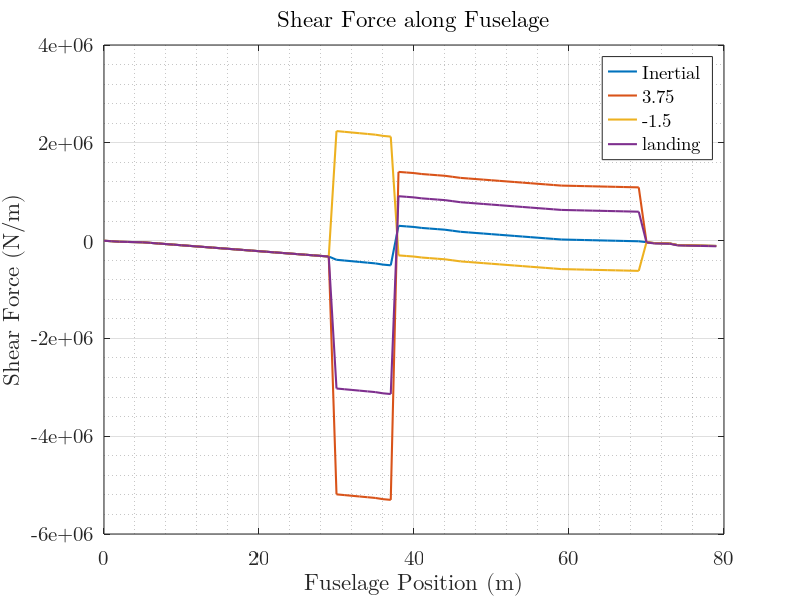
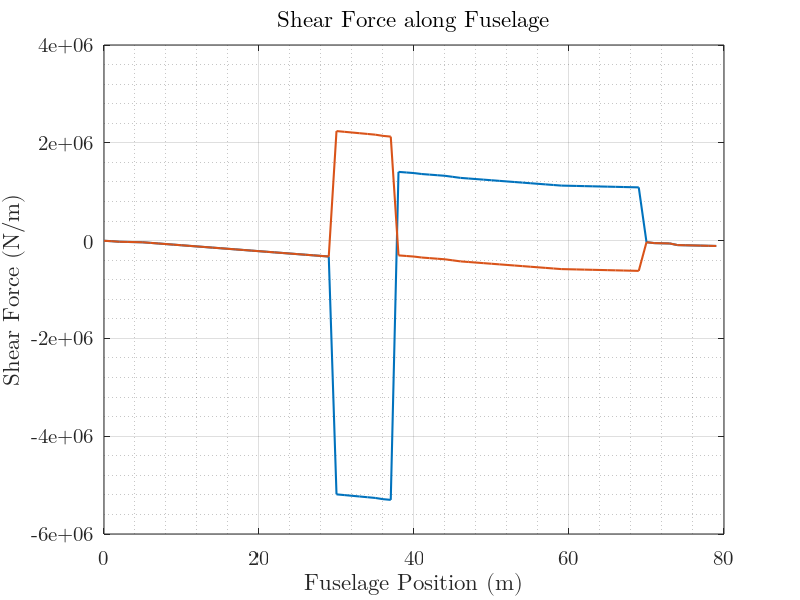
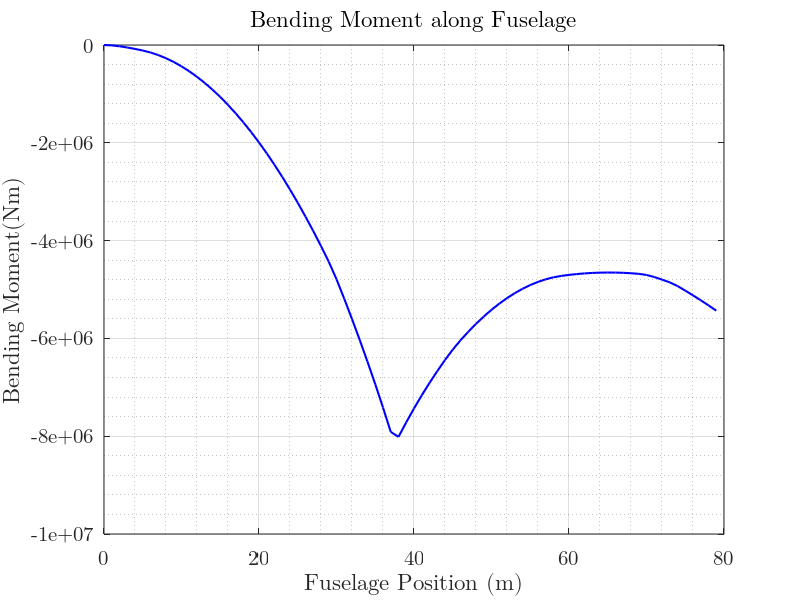
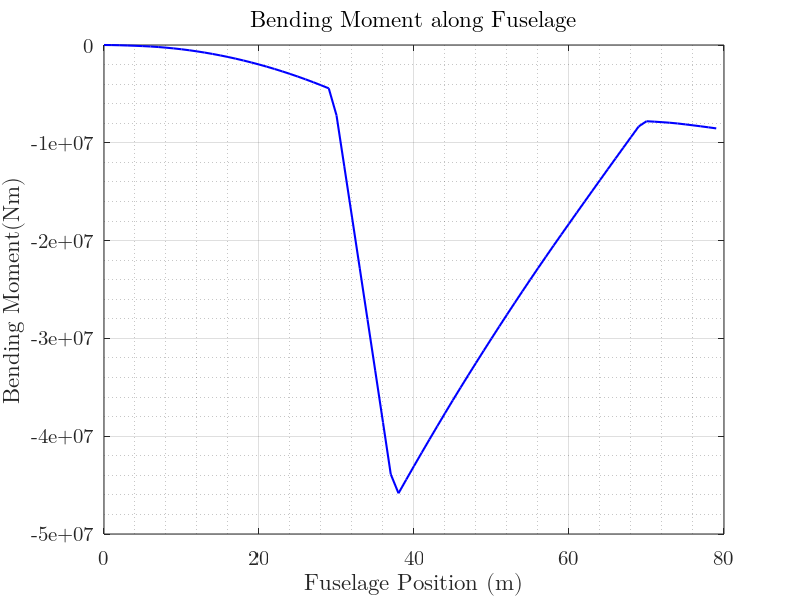

Write MATLAB code to recreate these figures, in order.
%%%%%%%%%%%%%%%%%%%%%%%%%%%%%%%%%%%%%%%%%%%%%%%%%%%%%%%%%%%%%%
%            SET DEFAULT PLOTTING PARAMETERS 
%%%%%%%%%%%%%%%%%%%%%%%%%%%%%%%%%%%%%%%%%%%%%%%%%%%%%%%%%%%%%%

close all;

set(0,'defaultfigurecolor',[1 1 1])
set(groot,'defaultAxesFontSize',15)
set(groot,'defaulttextfontsize',15)
set(groot,'defaultLineMarkerSize',4)
set(groot,'defaultLineLineWidth',3)
set(groot,'defaultAxesXGrid','on')
set(groot,'defaultAxesYGrid','on')
set(groot, 'DefaultAxesBox', 'off')
set(groot, 'defaultAxesFontName','Cambria Math')


%%%%%%%%%%%%%%%%%%%%%%%%%%%%%%%%%%%%%%%%%%%%%%%%%%%%%%%%%%%%%%
%           INERTIAL LOAD DISCRETISATION AND PLOTTING 
%%%%%%%%%%%%%%%%%%%%%%%%%%%%%%%%%%%%%%%%%%%%%%%%%%%%%%%%%%%%%%

lTot = 80;
DiscInterval = 5;
fuselageDisc = 0:DiscInterval:lTot;
cabinLow = 6.23;
cabinHigh = 60.48;
numberOfPoints = lTot/DiscInterval;

fuselagePoints = [];
fuselageWeight = 29744*9.81;
for i = 1:lTot
    fuselagePoints(i) = fuselageWeight/lTot;
    xDiscr(i) = i-1;
end

payloadPoints = [];
payloadWeight = 51879*9.81;

for i = 1:lTot
    if i<=6
        payloadPoints(i) = 0;
    elseif i>=61 
        payloadPoints(i) = 0;
    else 
        payloadPoints(i) = payloadWeight/lTot;
    end
end


furnishingPoints = [];
furnishingWeight = 17227*9.81;

for i = 1:lTot
    if i<=6
        furnishingPoints(i) = 0;
    elseif i>=61 
        furnishingPoints(i) = 0;
    else 
        furnishingPoints(i) = furnishingWeight/lTot;
    end
end

fuelPoints = [];
fuelWeight= 21000*9.81;

for i = 1:lTot
    if i<=31
        fuelPoints(i) = 0;
    elseif i>=39 
        fuelPoints(i) = 0;
    else 
        fuelPoints(i) = fuelWeight/lTot;
    end
end

components = {
    "Horizontal Tailplane", 2998, 75;
    "Vertical Tailplane", 1552.8, 72;
    "Nose Landing Gear", 486.52, 2;
    "Fuel Systems", 936, 46;
    "Flight Controls", 927, 47;
    "Installed APU", 1496, 71;
    "Instruments", 796.77, 3;
    "Hydraulic System", 271.9, 46;
    "Electronic System", 1037, 37;
    "Avionics", 697.64, 3;
    "Air Conditioning", 3593, 33; 
    "Anti Icing System", 757.9, 42;
    "Handling Gear", 113.3685, 33;
};

for i = 1:size(components)
    weights(i) = components{i, 2} * 9.81; % Mass (kg) * 9.81 to get weight (N)
    positions(i) = components{i, 3};      % x_cg position (m)
end

[uniquePositions, ~, idx] = unique(positions); % Unique positions and their indices
aggregatedWeights = accumarray(idx, weights); % Sum weights for each unique position



total = [];
for i = 1:lTot
    total(i) = fuselagePoints(i) + payloadPoints(i) + furnishingPoints(i) + fuelPoints(i);
end

%for i = 1:lTot
 %   total(i) = fuselagePoints(i)
%end



total(75) = total(75) + 2998*9.81; %HT
total(72) = total(72) + 1552.8*9.81; %VT
total(2) = total(2) + 486.52*9.81; %nose landing gear
total(46) = total(46) + 936*9.81; %fuel sus
total(47) = total(47) + 927*9.81; %flight controls
total(3) = total(3) + 796.77*9.81; %instruments
total(71) = total(71) + 1496*9.81; %APU
total(37) = total(37) + 1037*9.81; %Elec 
total(42) = total(42)+ 757.9*9.81; %anti icing

%{
figure;
plot(xDiscr, total*-1, 'b-', 'LineWidth', 1.5);

xlabel('Fuselage Position (m)','FontWeight','bold');
ylabel('Load (N/m)','FontWeight','bold');
title('Inertial Loads');
grid minor
%}

%%%%%%%%%%%%%%%%%%%%%%%%%%%%%%%%%%%%%%%%%%%%%%%%%%%%%%%
%           AIR LOAD PLOT
%%%%%%%%%%%%%%%%%%%%%%%%%%%%%%%%%%%%%%%%%%%%%%%%%%%%%%%


lTot = 79;
Sref = 115.1508; %HT
SrefWing = 469.44;
frontSparWP = 0.2;
backSparWP = 0.8;
frontSparTP = 0.2;
chordHT = 8.25;

wingWidth = 13.6; %chord
WingLE = 28.4779;
xPosFSW = WingLE+0.2*wingWidth;
xPosBSW = WingLE + 0.8*wingWidth;
xPosFST = 74.86; % Nadir

Vd = 192.4;
Va = 92.4;

rho = 1.225;
rhoC = 0.4592; % C cruise

MAC = 8.75;
Cm = -0.14;

%------------------- 3.75 --------------------------------
MoW = 3.75*Cm*(0.5*rhoC*Vd^2*SrefWing*MAC);
LHT = (-330800*9.81*(38.8831-30.86)+MoW)/(71.1-30.86);

A = [ xPosFSW	xPosBSW ;
        1	1];
B = [xPosFST*LHT*-1; LHT*-1];


X = linsolve(A,B);
forceRF = X(1);
forceRR = X(2);


aero =[];
aerofuselageDisc = fuselageDisc;
aerofuselageDisc(end+1) = xPosBSW;
aerofuselageDisc(end+1) = xPosFSW;
aerofuselageDisc(end+1) = xPosFST;

aerofuselageDisc = sort(aerofuselageDisc);

airXDiscr = xDiscr;
aero = zeros(lTot+1);
aero(39) = forceRR; % back wing spar
aero(31) = forceRF; %front wing spar
aero(71) = LHT; % HT ac
aero = aero(:,1);

%-----------------------------------------------------

%------------------- - 1.5 --------------------------------

MoW15 = -1.5*Cm*(0.5*rhoC*Va^2*SrefWing*MAC);
LHT15 = (-330800*9.81*(38.8831-30.86)+MoW15)/(71.1-30.86);

A = [ xPosFSW	xPosBSW ;
        1	1];
B = [xPosFST*LHT15*-1; LHT15*-1];

X15 = linsolve(A,B);
forceRF15 = X15(1);
forceRR15 = X15(2);

aero15 = zeros(lTot+1);
aero15(39) = -forceRR15; % back wing spar
aero15(31) = -forceRF15; %front wing spar
aero15(71) = -LHT15; % HT ac
aero15 = aero15(:,1);


%-----------------------------------------------------

%{
figure;
plot(xDiscr, total*-1, 'b-', 'LineWidth', 1.5);

xlabel('Fuselage Position (m)','FontWeight','bold');
ylabel('Load (N/m)','FontWeight','bold');
title('Inertial Loads');
grid minor

hold on;
stem(xDiscr,aero, 'LineWidth', 3, 'Marker', 'none', 'Color', 'r');
xlabel('Fuselage Position (m)','FontWeight','bold');
ylabel('Load (N/m)','FontWeight','bold');

title('Total Loads');
%}



%%%%%%%%%%%%%%%%%%%%%%%%%%%%%%%%%%%%%%%%%%%%%%%%%%%%%%%%
%           SHEAR FORCE PLOT
%%%%%%%%%%%%%%%%%%%%%%%%%%%%%%%%%%%%%%%%%%%%%%%%%%%%%%%%



totalInertialLoad = sum(total);

for i = 1:length(total)
    inertialMomentArray(i) = total(i)*(i);
end

inertialMoment = sum(inertialMomentArray);

A = [ 31	39 ;
        1	1];
B = [inertialMoment; totalInertialLoad];


X = linsolve(A,B);
forceRFInert = X(1);
forceRRInert = X(2);

MomentRFInert = forceRFInert*xPosFSW;
MomentRRInert = forceRRInert*xPosBSW;



SparReactInertLoadTot =  total*-1;
SparReactInertLoadTot(31) = SparReactInertLoadTot(31) - forceRFInert;
SparReactInertLoadTot(39) = SparReactInertLoadTot(39) + forceRRInert;

SFInertial = [];
SFInertial(1) = SparReactInertLoadTot(1);
for i = 2:length(SparReactInertLoadTot)
    SFInertial(i) = SFInertial(i-1) + SparReactInertLoadTot(i);
end

SFAero = [];
SFAero(1) = aero(1);
for i = 2:length(aero)
    SFAero(i) = SFAero(i-1) + aero(i);
end

SF375 = [];
SF375(1) = SFAero(1) + SFInertial(1);
for i = 2:length(SFAero)
    SF375(i) = SFAero(i) + SFInertial(i);
end

SFaero15 = [];
SFaero15(1) = aero15(1);
for i = 2:length(aero15)
    SFaero15(i) = SFaero15(i-1) + aero15(i);
end

SF15 = [];
SF15(1) = SFaero15(1) + SFInertial(1);
for i = 2:length(SFaero15)
    SF15(i) = SFaero15(i) + SFInertial(i);
end

OEI_Thrust = 290070; 
OEI_Position = 41;   
OEI_Force = 189800;
OEI_Arm = 20.5;
OEI_Moment = OEI_Force*OEI_Arm;

A = [31 39; 
     1  1]; 
B = [inertialMoment + OEI_Moment; 
     totalInertialLoad + OEI_Thrust*3];

X = linsolve(A, B);
forceRFInertOEI = X(1);
forceRRInertOEI = X(2);

SparReactInertLoadTot = total * -1; 

SparReactInertLoadTot(31) = SparReactInertLoadTot(31) - forceRFInertOEI;
SparReactInertLoadTot(39) = SparReactInertLoadTot(39) - forceRRInertOEI;

SparReactInertLoadTot(OEI_Position) = SparReactInertLoadTot(OEI_Position) + OEI_Thrust;

SF_OEI = [];
SF_OEI(1) = SparReactInertLoadTot(1);
for i = 2:length(SparReactInertLoadTot)
    SF_OEI(i) = SF_OEI(i-1) + SparReactInertLoadTot(i);
end

%---------------- Landing --------------------------
    
MaxLandingMassFrac = 0.85;
MoW15 = 2.18*Cm*(0.5*rhoC*Va^2*SrefWing*MAC);
LHTland = (MaxLandingMassFrac*-330800*9.81*(38.8831-30.86)+MoW15)/(71.1-30.86);

A = [ xPosFSW	xPosBSW ;
        1	1];
B = [xPosFST*LHT15*-1; LHT15*-1];

Xland = linsolve(A,B);
forceRFland = Xland(1);
forceRRland = Xland(2);

aeroland = zeros(lTot+1);
aeroland(39) = forceRR15; % back wing spar
aeroland(31) = forceRF15; %front wing spar
aeroland(71) = LHTland; % HT ac
aeroland = aeroland(:,1);



SFaeroland = [];
SFaeroland(1) = aeroland(1);
for i = 2:length(aeroland)
    SFaeroland(i) = SFaeroland(i-1) + aeroland(i);
end

SFland = [];
SFland(1) = SFaeroland(1) + SFInertial(1);
for i = 2:length(SFaeroland)
    SFland(i) = SFaeroland(i) + SFInertial(i);
end



figure;
plot(xDiscr, SFInertial, 'LineWidth', 1.5);
%hold on;
%plot(xDiscr, SFaero15, 'LineWidth', 1.5);
%hold on;
%plot(xDiscr, SFAero, 'LineWidth', 1.5);
%hold on;
%plot(xDiscr, SF_OEI, 'r-', 'LineWidth', 1.5); % OEI case
hold on;
plot(xDiscr, SF375, 'LineWidth', 1.5)
hold on;
plot(xDiscr, SF15, 'LineWidth', 1.5)
hold on;
plot(xDiscr, SFland, 'LineWidth', 1.5)
xlabel('Fuselage Position (m)','FontWeight','bold');
ylabel('Shear Force (N/m)','FontWeight','bold');
title('Shear Force along Fuselage');
legend('Inertial', 'Aero -1.5', 'aero 3.75','OEI Case', '3.75', '-1.5', 'landing');
legend('Inertial',  '3.75', '-1.5', 'landing');
grid minor

%------------ both SF --------------------

SFTot375 = SFAero+SFInertial;
SFTot15 = SFaero15+SFInertial;

figure;
plot(xDiscr, SFTot375, 'LineWidth', 1.5);
hold on;
plot(xDiscr, SFTot15, 'LineWidth', 1.5);
xlabel('Fuselage Position (m)','FontWeight','bold');
ylabel('Shear Force (N/m)','FontWeight','bold');
title('Shear Force along Fuselage');
grid minor


%%%%%%%%%%%%%%%%%%%%%%%%%%%%%%%%%%%%%%%%%%%%%%%%%%%%%%%%
%          INERTIAL BENDING MOMENT PLOT 
%%%%%%%%%%%%%%%%%%%%%%%%%%%%%%%%%%%%%%%%%%%%%%%%%%%%%%%%



dBM = [];
dBM(1) = 0;
for i = 2:length(SFInertial)
    dBM(i) = ((SFInertial(i-1)*(xDiscr(i)-xDiscr(i-1))+SFInertial(i)*(xDiscr(i)-xDiscr(i-1)))/2);
end

BM = [];
BM(1) = dBM(1);
for i = 2:length(dBM)
    BM(i) = BM(i-1) + dBM(i);
end

BMInert = cumtrapz(SFInertial);

figure;
plot(xDiscr, BMInert, 'b-', 'LineWidth', 1.5);
xlabel('Fuselage Position (m)','FontWeight','bold');
ylabel('Bending Moment(Nm)','FontWeight','bold');
title('Bending Moment along Fuselage');
grid minor


%%%%%%%%%%%%%%%%%%%%%%%%%%%%%%%%%%%%%%%%%%%%%%%%%%%%%%%%
%          AIR BENDING MOMENT PLOT 
%%%%%%%%%%%%%%%%%%%%%%%%%%%%%%%%%%%%%%%%%%%%%%%%%%%%%%%%

BMAero = cumtrapz(SFAero);

figure;
plot(xDiscr, BMAero, 'b-', 'LineWidth', 1.5);
xlabel('Fuselage Position (m)','FontWeight','bold');
ylabel('Bending Moment(Nm)','FontWeight','bold');
title('Bending Moment along Fuselage');
grid minor

%%%%%%%%%%%%%%%%%%%%%%%%%%%%%%%%%%%%%%%%%%%%%%%%%%%%%%%%
%          AIR AND INERTIAL BENDING MOMENT PLOT 
%%%%%%%%%%%%%%%%%%%%%%%%%%%%%%%%%%%%%%%%%%%%%%%%%%%%%%%%

BMTot = BMAero+BMInert;

plot(xDiscr, BMTot, 'b-', 'LineWidth', 1.5);
xlabel('Fuselage Position (m)','FontWeight','bold');
ylabel('Bending Moment(Nm)','FontWeight','bold');
title('Bending Moment along Fuselage');
grid minor


%%%%%%%%%%%%%%%%%%%%%%%%%%%%%%%%%%%%%%%%%%%%%%
%           GEAR LOAD PLOT
%%%%%%%%%%%%%%%%%%%%%%%%%%%%%%%%%%%%%%%%%%%%%%%



MTOW = 330800;
MaxLandingMass = MTOW*0.85;
landingLoad = 2.18*MaxLandingMass*9.81;
GearReaction = landingLoad;

gearXDiscr = xDiscr;
gear = zeros(lTot);
gear(39) = GearReaction; % back wing spar

  
%{
figure;
plot(gearXDiscr, gear, 'b-', 'LineWidth', 1.5);
xlabel('Fuselage Position (m)','FontWeight','bold');
ylabel('Landing Gear Load (N/m)','FontWeight','bold');
title('Gear Reaction Load');
grid minor

%}
